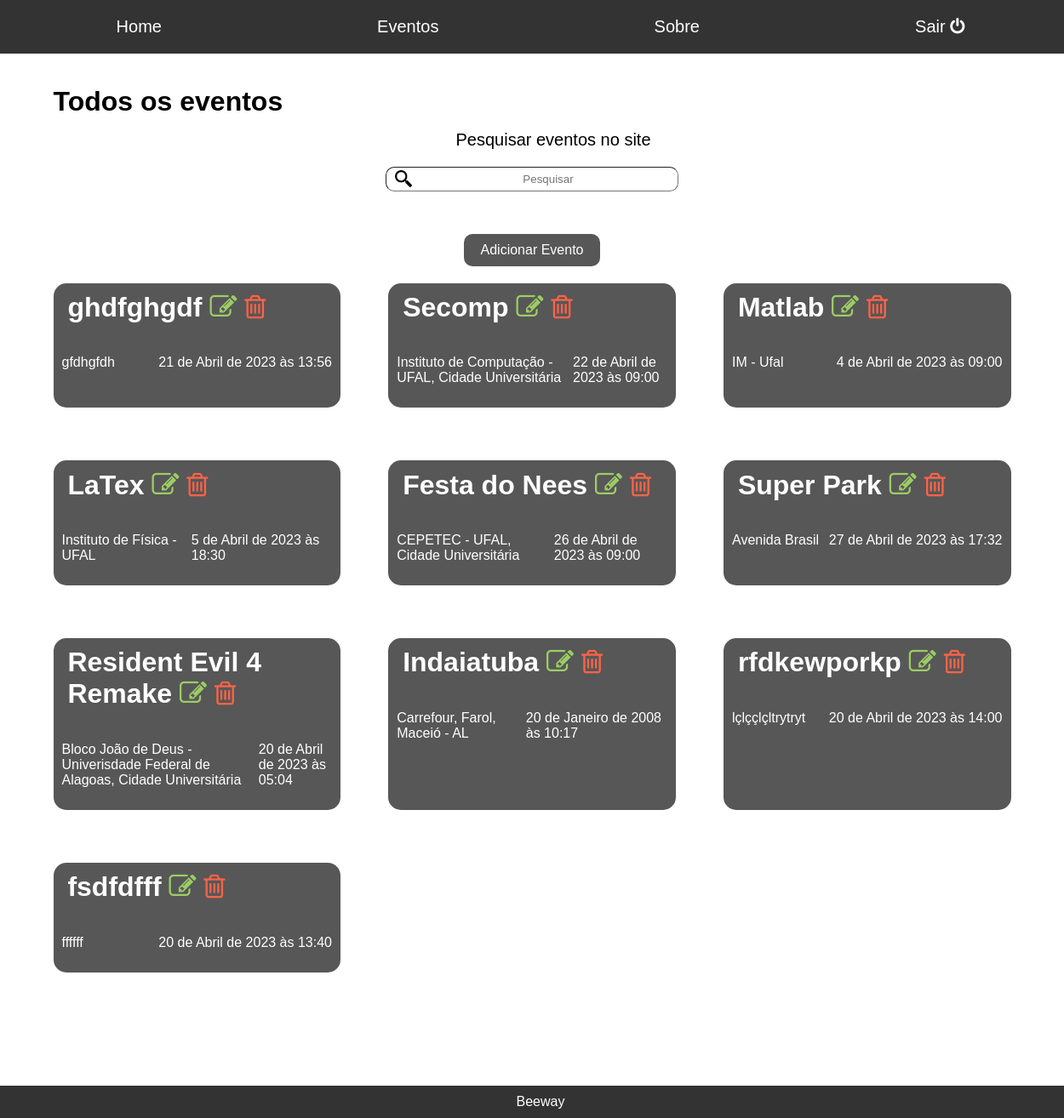
Page /administrador/todos.eventos (signed in) on the earlier database version.
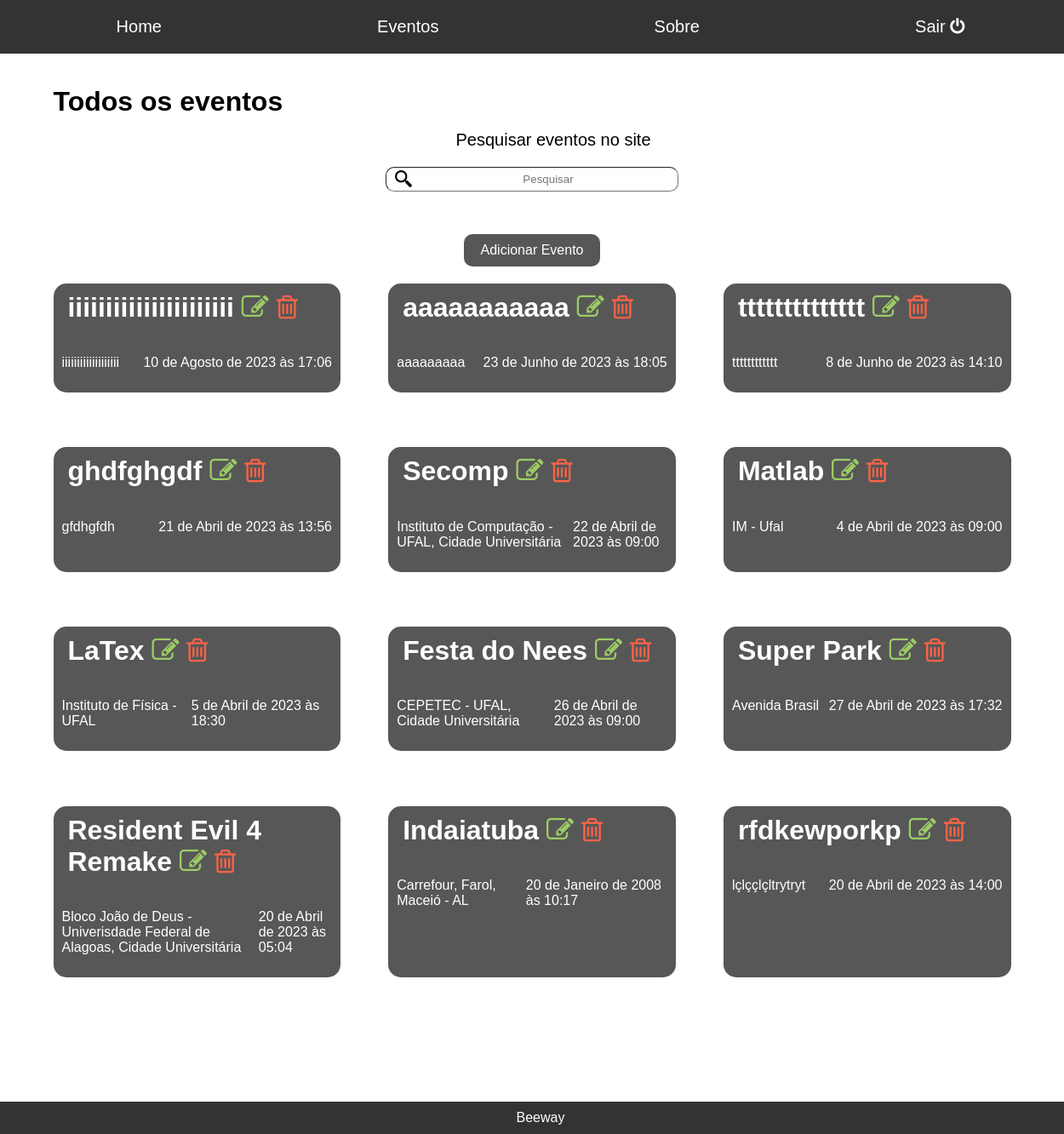
Same page on the later database version.
### administrador/models.py (models this page shows, shortened)
class Event(models.Model):
    titulo = models.CharField(max_length=50)
    local = models.CharField(max_length=150)
    data_e_hora = models.DateTimeField()
    descricao = models.TextField()
    contato = models.CharField(max_length=150)
    max_ingressos = models.PositiveSmallIntegerField()
    preco = models.DecimalField(decimal_places=2, max_digits=10)
    criado_em = models.DateTimeField(auto_now_add=True)

### administrador/views.py (the view)
# urls.py: path('administrador/todos.eventos', views.todosEventos, name = 'admintodoseventos'),
@user_passes_test(checagem_grupoadmin, login_url = '/accounts/login', redirect_field_name='')
def todosEventos(request):
    search = request.GET.get('search')
    if search:
        eventos_lista = Event.objects.filter(titulo__icontains=search)
    else:
        eventos_lista = Event.objects.all().order_by('-criado_em')
        """ Adicionar isso quando a paginação puder aparecer na tela
        paginator = Paginator(eventos_lista, 12)
        page = request.GET.get('page')
        eventos = paginator.get_page(page) """
    return (render(request, 'administrador/todos.eventos.html', {'eventos': eventos_lista}))

### administrador/views.py (called while the page is built)
def checagem_grupoadmin(user):
    group = Group.objects.get(name='Administrador')
    return group in user.groups.all()

### administrador/templates/administrador/todos.eventos.html (shortened to what this page needs)
{% extends 'base-administrador.html' %}
{% load static %}
{% block head %}
	<link rel="stylesheet" type="text/css" href="{% static 'css/home.css' %}">
	<link rel="stylesheet" type="text/css" href="{% static 'css/todos.eventos.css' %}">
{% endblock %}
{% block content %}
	<h1>Todos os eventos</h1>
		<div class="container" id="x">
			<div id="y"><p id="search">Pesquisar eventos no site</p></div>
			<form method="GET">
				<input type="text" id="a" placeholder="Pesquisar" name="search" value="{{request.GET.search}}">
			</form>
			<button class="botaoAdd"><a href="adicionar_evento" style="text-decoration: none; color: #fff">Adicionar Evento </a></button>
		</div>
	<div id="ultimos" class="container">
		{% for eventos in eventos %}
		<div class="evento">
			<h1>
				<a style="text-decoration: none; color: #fff" href= "desc_evento/{{eventos.id}}">{{eventos.titulo}}</a>
				<a style="text-decoration: none; color: #9CCC65" href= "editar_evento/{{eventos.id}}"><i class="fa fa-pencil-square-o" aria-hidden="true"></i></a>
				<a style="text-decoration: none; color: #FF6347" href= "deletar_evento/{{eventos.id}}"><i class="fa fa-trash-o" aria-hidden="true"></i></a>
			</h1>
			<div class="container" id="info">
				<p>{{eventos.local}}</p>
				<p>{{eventos.data_e_hora}}</p>
			</div>
		</div>
		{% endfor %}
	</div>
{% endblock %}

### administrador/templates/base-administrador.html (shortened to what this page needs)
{% load static %}
<!DOCTYPE html>
<html>
<html lang="pt-br"></html>
<head>
	<link rel="stylesheet" type="text/css" href="{% static 'font-awesome-4.7.0/css/font-awesome.min.css' %}">
	{% block head %} {% endblock %}
</head>
<body>
    <header>
		<nav>
				<ul>
					<li><a href="/administrador/home">Home</a></li>
					<li><a href="/administrador/todos.eventos">Eventos</a></li>
					<li><a href="/administrador/sobre">Sobre</a></li>
					<li><a href="/accounts/logout">Sair <i class="fa fa-power-off" aria-hidden="true"></i> </a></li>
				</ul>
		</nav>
	</header>
    {% block content %}
    {% endblock %}
    <footer>
		Beeway
	</footer>
</body>
</html>

### beeway/static/css/home.css (style rules this page uses)
* { font-family: Arial, Helvetica, sans-serif; }
header { background-color: #333; color: #fff; padding: 20px; width: 100%; }
nav ul { list-style: none; margin: 0; padding: 0; display: flex; font-size: 20px; justify-content: space-around; }
nav li { margin-right: 20px; }
nav a { color: #fff; text-decoration: none; }
h1 { margin-top: 3%; margin-left: 5%; }
.container#ultimos { display: grid; grid-template-columns: repeat(3, 1fr); grid-template-rows: repeat(2, 1fr); gap: 5%; row-gap: 10%; margin: 10% 5% 20% 5%; }
.evento { background-color: #575757; border-radius: 15px; width: auto; height: auto; color: white; display: block; }
.container#info { display: flex; justify-content: space-between; margin: 10px; }
html { height:100%; box-sizing: border-box; }
body { background-color: white; margin: 0; min-height: 100%; padding-bottom: 6.74rem; position: relative; box-sizing: inherit; }
footer { background-color: #333; color: #fff; text-align: center; padding: 10px; position: absolute; bottom: 0; width: 100%; }

### beeway/static/css/todos.eventos.css (style rules this page uses)
* { font-family: Arial, Helvetica, sans-serif; }
.container#x { display: flex; align-items: center; align-content: center; background-color: white; width: 500px; height: 20px; margin: 0px auto; margin-bottom: 100px; flex-direction: column; justify-content: center; margin-top: 50px; }
input#a { border-radius: 10px; border-width: 1px; width: 300px; height: 25px; background-image: url(../img/busca.png); background-position: 10px center; background-repeat: no-repeat; background-size: 20px; padding-left: 40px; }
input#a::placeholder { text-align: center; }
div#y { margin-top: 50px; margin-left: 50px; font-size: 20px; }
button.botaoAdd { background-color: #575757; border: none; border-radius: 10px; color: white; font-size: 16px; padding: 10px 20px; text-align: center; text-decoration: none; margin-top: 50px; }

Differences in the rows shown:
removed Event: titulo "fsdfdfff", local "ffffff", data_e_hora "20 de Abril de 2023 às 13:40"
added Event: titulo "iiiiiiiiiiiiiiiiiiiiii", local "iiiiiiiiiiiiiiiiiii", data_e_hora "10 de Agosto de 2023 às 17:06"
added Event: titulo "aaaaaaaaaaa", local "aaaaaaaaa", data_e_hora "23 de Junho de 2023 às 18:05"
added Event: titulo "tttttttttttttt", local "tttttttttttt", data_e_hora "8 de Junho de 2023 às 14:10"
